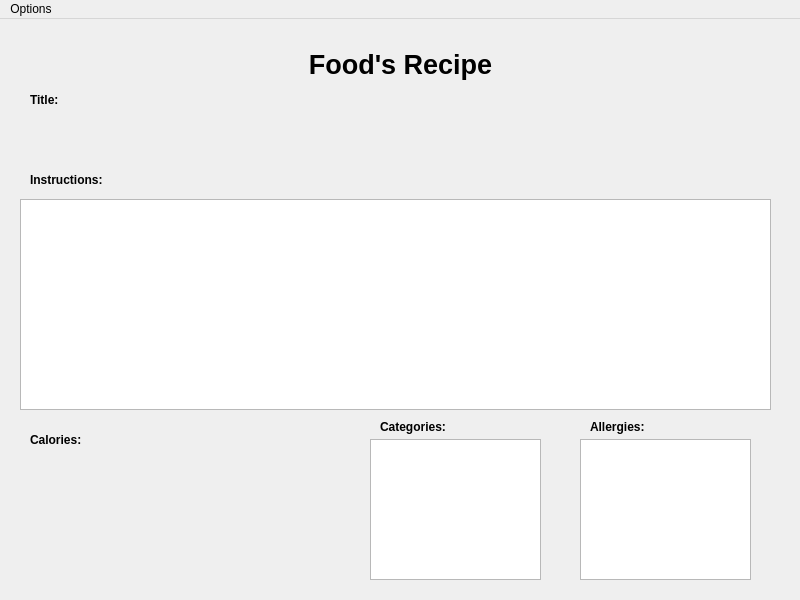
<?xml version="1.0" encoding="UTF-8"?>
<ui version="4.0">
 <class>MainWindow</class>
 <widget class="QMainWindow" name="MainWindow">
  <property name="geometry">
   <rect>
    <x>0</x>
    <y>0</y>
    <width>800</width>
    <height>600</height>
   </rect>
  </property>
  <property name="windowTitle">
   <string>MainWindow</string>
  </property>
  <widget class="QWidget" name="centralwidget">
   <widget class="QLabel" name="windowLabel">
    <property name="geometry">
     <rect>
      <x>290</x>
      <y>20</y>
      <width>221</width>
      <height>51</height>
     </rect>
    </property>
    <property name="font">
     <font>
      <pointsize>20</pointsize>
      <bold>true</bold>
     </font>
    </property>
    <property name="text">
     <string>Food's Recipe</string>
    </property>
    <property name="alignment">
     <set>Qt::AlignCenter</set>
    </property>
   </widget>
   <widget class="QLabel" name="titleLabel">
    <property name="geometry">
     <rect>
      <x>30</x>
      <y>70</y>
      <width>111</width>
      <height>21</height>
     </rect>
    </property>
    <property name="font">
     <font>
      <bold>true</bold>
     </font>
    </property>
    <property name="text">
     <string>Title:</string>
    </property>
   </widget>
   <widget class="QLabel" name="instructionsLabel">
    <property name="geometry">
     <rect>
      <x>30</x>
      <y>150</y>
      <width>111</width>
      <height>21</height>
     </rect>
    </property>
    <property name="font">
     <font>
      <bold>true</bold>
     </font>
    </property>
    <property name="text">
     <string>Instructions:</string>
    </property>
   </widget>
   <widget class="QLabel" name="caloriesLabel">
    <property name="geometry">
     <rect>
      <x>30</x>
      <y>410</y>
      <width>111</width>
      <height>21</height>
     </rect>
    </property>
    <property name="font">
     <font>
      <bold>true</bold>
     </font>
    </property>
    <property name="text">
     <string>Calories:</string>
    </property>
   </widget>
   <widget class="QListView" name="instructionsLV">
    <property name="geometry">
     <rect>
      <x>20</x>
      <y>180</y>
      <width>751</width>
      <height>211</height>
     </rect>
    </property>
   </widget>
   <widget class="QLabel" name="allergyLabel">
    <property name="geometry">
     <rect>
      <x>590</x>
      <y>400</y>
      <width>161</width>
      <height>16</height>
     </rect>
    </property>
    <property name="sizePolicy">
     <sizepolicy hsizetype="Preferred" vsizetype="Maximum">
      <horstretch>0</horstretch>
      <verstretch>0</verstretch>
     </sizepolicy>
    </property>
    <property name="font">
     <font>
      <bold>true</bold>
     </font>
    </property>
    <property name="text">
     <string>Allergies:</string>
    </property>
   </widget>
   <widget class="QLabel" name="categoryLabel">
    <property name="geometry">
     <rect>
      <x>380</x>
      <y>400</y>
      <width>161</width>
      <height>16</height>
     </rect>
    </property>
    <property name="sizePolicy">
     <sizepolicy hsizetype="Preferred" vsizetype="Maximum">
      <horstretch>0</horstretch>
      <verstretch>0</verstretch>
     </sizepolicy>
    </property>
    <property name="font">
     <font>
      <bold>true</bold>
     </font>
    </property>
    <property name="text">
     <string>Categories:</string>
    </property>
   </widget>
   <widget class="QListView" name="categoryLV">
    <property name="geometry">
     <rect>
      <x>370</x>
      <y>420</y>
      <width>171</width>
      <height>141</height>
     </rect>
    </property>
   </widget>
   <widget class="QListView" name="allergyLV">
    <property name="geometry">
     <rect>
      <x>580</x>
      <y>420</y>
      <width>171</width>
      <height>141</height>
     </rect>
    </property>
   </widget>
  </widget>
  <widget class="QMenuBar" name="menuBar">
   <property name="geometry">
    <rect>
     <x>0</x>
     <y>0</y>
     <width>800</width>
     <height>24</height>
    </rect>
   </property>
   <widget class="QMenu" name="menuOptions">
    <property name="title">
     <string>Options</string>
    </property>
    <addaction name="actionDelete_REcipe"/>
   </widget>
   <addaction name="menuOptions"/>
  </widget>
  <action name="actionDelete_REcipe">
   <property name="text">
    <string>Delete Recipe</string>
   </property>
  </action>
 </widget>
 <resources/>
 <connections/>
</ui>
